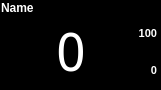
<?xml version="1.0" encoding="UTF-8"?>
<ui version="4.0">
 <class>Form</class>
 <widget class="QWidget" name="Form">
  <property name="geometry">
   <rect>
    <x>0</x>
    <y>0</y>
    <width>161</width>
    <height>90</height>
   </rect>
  </property>
  <property name="sizePolicy">
   <sizepolicy hsizetype="Fixed" vsizetype="Preferred">
    <horstretch>0</horstretch>
    <verstretch>0</verstretch>
   </sizepolicy>
  </property>
  <property name="minimumSize">
   <size>
    <width>161</width>
    <height>0</height>
   </size>
  </property>
  <property name="maximumSize">
   <size>
    <width>161</width>
    <height>131</height>
   </size>
  </property>
  <property name="palette">
   <palette>
    <active>
     <colorrole role="WindowText">
      <brush brushstyle="SolidPattern">
       <color alpha="255">
        <red>255</red>
        <green>255</green>
        <blue>255</blue>
       </color>
      </brush>
     </colorrole>
     <colorrole role="Button">
      <brush brushstyle="SolidPattern">
       <color alpha="255">
        <red>0</red>
        <green>0</green>
        <blue>0</blue>
       </color>
      </brush>
     </colorrole>
     <colorrole role="Light">
      <brush brushstyle="SolidPattern">
       <color alpha="255">
        <red>0</red>
        <green>0</green>
        <blue>0</blue>
       </color>
      </brush>
     </colorrole>
     <colorrole role="Midlight">
      <brush brushstyle="SolidPattern">
       <color alpha="255">
        <red>0</red>
        <green>0</green>
        <blue>0</blue>
       </color>
      </brush>
     </colorrole>
     <colorrole role="Dark">
      <brush brushstyle="SolidPattern">
       <color alpha="255">
        <red>0</red>
        <green>0</green>
        <blue>0</blue>
       </color>
      </brush>
     </colorrole>
     <colorrole role="Mid">
      <brush brushstyle="SolidPattern">
       <color alpha="255">
        <red>0</red>
        <green>0</green>
        <blue>0</blue>
       </color>
      </brush>
     </colorrole>
     <colorrole role="Text">
      <brush brushstyle="SolidPattern">
       <color alpha="255">
        <red>255</red>
        <green>255</green>
        <blue>255</blue>
       </color>
      </brush>
     </colorrole>
     <colorrole role="BrightText">
      <brush brushstyle="SolidPattern">
       <color alpha="255">
        <red>255</red>
        <green>255</green>
        <blue>255</blue>
       </color>
      </brush>
     </colorrole>
     <colorrole role="ButtonText">
      <brush brushstyle="SolidPattern">
       <color alpha="255">
        <red>255</red>
        <green>255</green>
        <blue>255</blue>
       </color>
      </brush>
     </colorrole>
     <colorrole role="Base">
      <brush brushstyle="SolidPattern">
       <color alpha="255">
        <red>0</red>
        <green>0</green>
        <blue>0</blue>
       </color>
      </brush>
     </colorrole>
     <colorrole role="Window">
      <brush brushstyle="SolidPattern">
       <color alpha="255">
        <red>0</red>
        <green>0</green>
        <blue>0</blue>
       </color>
      </brush>
     </colorrole>
     <colorrole role="Shadow">
      <brush brushstyle="SolidPattern">
       <color alpha="255">
        <red>0</red>
        <green>0</green>
        <blue>0</blue>
       </color>
      </brush>
     </colorrole>
     <colorrole role="AlternateBase">
      <brush brushstyle="SolidPattern">
       <color alpha="255">
        <red>0</red>
        <green>0</green>
        <blue>0</blue>
       </color>
      </brush>
     </colorrole>
     <colorrole role="ToolTipBase">
      <brush brushstyle="SolidPattern">
       <color alpha="255">
        <red>255</red>
        <green>255</green>
        <blue>220</blue>
       </color>
      </brush>
     </colorrole>
     <colorrole role="ToolTipText">
      <brush brushstyle="SolidPattern">
       <color alpha="255">
        <red>0</red>
        <green>0</green>
        <blue>0</blue>
       </color>
      </brush>
     </colorrole>
    </active>
    <inactive>
     <colorrole role="WindowText">
      <brush brushstyle="SolidPattern">
       <color alpha="255">
        <red>255</red>
        <green>255</green>
        <blue>255</blue>
       </color>
      </brush>
     </colorrole>
     <colorrole role="Button">
      <brush brushstyle="SolidPattern">
       <color alpha="255">
        <red>0</red>
        <green>0</green>
        <blue>0</blue>
       </color>
      </brush>
     </colorrole>
     <colorrole role="Light">
      <brush brushstyle="SolidPattern">
       <color alpha="255">
        <red>0</red>
        <green>0</green>
        <blue>0</blue>
       </color>
      </brush>
     </colorrole>
     <colorrole role="Midlight">
      <brush brushstyle="SolidPattern">
       <color alpha="255">
        <red>0</red>
        <green>0</green>
        <blue>0</blue>
       </color>
      </brush>
     </colorrole>
     <colorrole role="Dark">
      <brush brushstyle="SolidPattern">
       <color alpha="255">
        <red>0</red>
        <green>0</green>
        <blue>0</blue>
       </color>
      </brush>
     </colorrole>
     <colorrole role="Mid">
      <brush brushstyle="SolidPattern">
       <color alpha="255">
        <red>0</red>
        <green>0</green>
        <blue>0</blue>
       </color>
      </brush>
     </colorrole>
     <colorrole role="Text">
      <brush brushstyle="SolidPattern">
       <color alpha="255">
        <red>255</red>
        <green>255</green>
        <blue>255</blue>
       </color>
      </brush>
     </colorrole>
     <colorrole role="BrightText">
      <brush brushstyle="SolidPattern">
       <color alpha="255">
        <red>255</red>
        <green>255</green>
        <blue>255</blue>
       </color>
      </brush>
     </colorrole>
     <colorrole role="ButtonText">
      <brush brushstyle="SolidPattern">
       <color alpha="255">
        <red>255</red>
        <green>255</green>
        <blue>255</blue>
       </color>
      </brush>
     </colorrole>
     <colorrole role="Base">
      <brush brushstyle="SolidPattern">
       <color alpha="255">
        <red>0</red>
        <green>0</green>
        <blue>0</blue>
       </color>
      </brush>
     </colorrole>
     <colorrole role="Window">
      <brush brushstyle="SolidPattern">
       <color alpha="255">
        <red>0</red>
        <green>0</green>
        <blue>0</blue>
       </color>
      </brush>
     </colorrole>
     <colorrole role="Shadow">
      <brush brushstyle="SolidPattern">
       <color alpha="255">
        <red>0</red>
        <green>0</green>
        <blue>0</blue>
       </color>
      </brush>
     </colorrole>
     <colorrole role="AlternateBase">
      <brush brushstyle="SolidPattern">
       <color alpha="255">
        <red>0</red>
        <green>0</green>
        <blue>0</blue>
       </color>
      </brush>
     </colorrole>
     <colorrole role="ToolTipBase">
      <brush brushstyle="SolidPattern">
       <color alpha="255">
        <red>255</red>
        <green>255</green>
        <blue>220</blue>
       </color>
      </brush>
     </colorrole>
     <colorrole role="ToolTipText">
      <brush brushstyle="SolidPattern">
       <color alpha="255">
        <red>0</red>
        <green>0</green>
        <blue>0</blue>
       </color>
      </brush>
     </colorrole>
    </inactive>
    <disabled>
     <colorrole role="WindowText">
      <brush brushstyle="SolidPattern">
       <color alpha="255">
        <red>0</red>
        <green>0</green>
        <blue>0</blue>
       </color>
      </brush>
     </colorrole>
     <colorrole role="Button">
      <brush brushstyle="SolidPattern">
       <color alpha="255">
        <red>0</red>
        <green>0</green>
        <blue>0</blue>
       </color>
      </brush>
     </colorrole>
     <colorrole role="Light">
      <brush brushstyle="SolidPattern">
       <color alpha="255">
        <red>0</red>
        <green>0</green>
        <blue>0</blue>
       </color>
      </brush>
     </colorrole>
     <colorrole role="Midlight">
      <brush brushstyle="SolidPattern">
       <color alpha="255">
        <red>0</red>
        <green>0</green>
        <blue>0</blue>
       </color>
      </brush>
     </colorrole>
     <colorrole role="Dark">
      <brush brushstyle="SolidPattern">
       <color alpha="255">
        <red>0</red>
        <green>0</green>
        <blue>0</blue>
       </color>
      </brush>
     </colorrole>
     <colorrole role="Mid">
      <brush brushstyle="SolidPattern">
       <color alpha="255">
        <red>0</red>
        <green>0</green>
        <blue>0</blue>
       </color>
      </brush>
     </colorrole>
     <colorrole role="Text">
      <brush brushstyle="SolidPattern">
       <color alpha="255">
        <red>0</red>
        <green>0</green>
        <blue>0</blue>
       </color>
      </brush>
     </colorrole>
     <colorrole role="BrightText">
      <brush brushstyle="SolidPattern">
       <color alpha="255">
        <red>255</red>
        <green>255</green>
        <blue>255</blue>
       </color>
      </brush>
     </colorrole>
     <colorrole role="ButtonText">
      <brush brushstyle="SolidPattern">
       <color alpha="255">
        <red>0</red>
        <green>0</green>
        <blue>0</blue>
       </color>
      </brush>
     </colorrole>
     <colorrole role="Base">
      <brush brushstyle="SolidPattern">
       <color alpha="255">
        <red>0</red>
        <green>0</green>
        <blue>0</blue>
       </color>
      </brush>
     </colorrole>
     <colorrole role="Window">
      <brush brushstyle="SolidPattern">
       <color alpha="255">
        <red>0</red>
        <green>0</green>
        <blue>0</blue>
       </color>
      </brush>
     </colorrole>
     <colorrole role="Shadow">
      <brush brushstyle="SolidPattern">
       <color alpha="255">
        <red>0</red>
        <green>0</green>
        <blue>0</blue>
       </color>
      </brush>
     </colorrole>
     <colorrole role="AlternateBase">
      <brush brushstyle="SolidPattern">
       <color alpha="255">
        <red>0</red>
        <green>0</green>
        <blue>0</blue>
       </color>
      </brush>
     </colorrole>
     <colorrole role="ToolTipBase">
      <brush brushstyle="SolidPattern">
       <color alpha="255">
        <red>255</red>
        <green>255</green>
        <blue>220</blue>
       </color>
      </brush>
     </colorrole>
     <colorrole role="ToolTipText">
      <brush brushstyle="SolidPattern">
       <color alpha="255">
        <red>0</red>
        <green>0</green>
        <blue>0</blue>
       </color>
      </brush>
     </colorrole>
    </disabled>
   </palette>
  </property>
  <property name="windowTitle">
   <string>Form</string>
  </property>
  <layout class="QGridLayout" name="gridLayout_2">
   <property name="leftMargin">
    <number>0</number>
   </property>
   <property name="topMargin">
    <number>0</number>
   </property>
   <property name="rightMargin">
    <number>0</number>
   </property>
   <property name="bottomMargin">
    <number>0</number>
   </property>
   <item row="0" column="0">
    <widget class="QFrame" name="frame">
     <property name="palette">
      <palette>
       <active>
        <colorrole role="NoRole">
         <brush brushstyle="SolidPattern">
          <color alpha="255">
           <red>255</red>
           <green>255</green>
           <blue>255</blue>
          </color>
         </brush>
        </colorrole>
       </active>
       <inactive>
        <colorrole role="NoRole">
         <brush brushstyle="SolidPattern">
          <color alpha="255">
           <red>255</red>
           <green>255</green>
           <blue>255</blue>
          </color>
         </brush>
        </colorrole>
       </inactive>
       <disabled>
        <colorrole role="NoRole">
         <brush brushstyle="SolidPattern">
          <color alpha="255">
           <red>255</red>
           <green>255</green>
           <blue>255</blue>
          </color>
         </brush>
        </colorrole>
       </disabled>
      </palette>
     </property>
     <property name="frameShape">
      <enum>QFrame::StyledPanel</enum>
     </property>
     <property name="frameShadow">
      <enum>QFrame::Raised</enum>
     </property>
     <property name="lineWidth">
      <number>1</number>
     </property>
     <property name="midLineWidth">
      <number>0</number>
     </property>
     <layout class="QGridLayout" name="gridLayout">
      <property name="leftMargin">
       <number>0</number>
      </property>
      <property name="topMargin">
       <number>0</number>
      </property>
      <property name="rightMargin">
       <number>0</number>
      </property>
      <property name="bottomMargin">
       <number>0</number>
      </property>
      <property name="spacing">
       <number>0</number>
      </property>
      <item row="6" column="0" colspan="3">
       <layout class="QGridLayout" name="stats_slots">
        <property name="spacing">
         <number>3</number>
        </property>
       </layout>
      </item>
      <item row="5" column="0">
       <widget class="QStackedWidget" name="display_opts">
        <property name="currentIndex">
         <number>0</number>
        </property>
        <widget class="QWidget" name="default_text">
         <layout class="QGridLayout" name="gridLayout_3">
          <property name="leftMargin">
           <number>3</number>
          </property>
          <property name="topMargin">
           <number>0</number>
          </property>
          <property name="rightMargin">
           <number>3</number>
          </property>
          <property name="bottomMargin">
           <number>0</number>
          </property>
          <property name="spacing">
           <number>0</number>
          </property>
          <item row="1" column="1">
           <widget class="QLabel" name="label_min">
            <property name="font">
             <font>
              <pointsize>8</pointsize>
              <weight>75</weight>
              <bold>true</bold>
              <stylestrategy>PreferAntialias</stylestrategy>
             </font>
            </property>
            <property name="text">
             <string>0</string>
            </property>
            <property name="alignment">
             <set>Qt::AlignRight|Qt::AlignTrailing|Qt::AlignVCenter</set>
            </property>
           </widget>
          </item>
          <item row="0" column="0" rowspan="2">
           <widget class="QLabel" name="label_value">
            <property name="sizePolicy">
             <sizepolicy hsizetype="MinimumExpanding" vsizetype="Preferred">
              <horstretch>0</horstretch>
              <verstretch>0</verstretch>
             </sizepolicy>
            </property>
            <property name="font">
             <font>
              <family>Noto Mono</family>
              <pointsize>40</pointsize>
             </font>
            </property>
            <property name="text">
             <string>0</string>
            </property>
            <property name="alignment">
             <set>Qt::AlignCenter</set>
            </property>
           </widget>
          </item>
          <item row="0" column="1">
           <widget class="QLabel" name="label_max">
            <property name="font">
             <font>
              <pointsize>8</pointsize>
              <weight>75</weight>
              <bold>true</bold>
              <stylestrategy>PreferAntialias</stylestrategy>
             </font>
            </property>
            <property name="text">
             <string>100</string>
            </property>
            <property name="alignment">
             <set>Qt::AlignRight|Qt::AlignTrailing|Qt::AlignVCenter</set>
            </property>
           </widget>
          </item>
         </layout>
        </widget>
        <widget class="QWidget" name="progress_bar">
         <layout class="QGridLayout" name="gridLayout_4">
          <property name="leftMargin">
           <number>0</number>
          </property>
          <property name="topMargin">
           <number>0</number>
          </property>
          <property name="rightMargin">
           <number>0</number>
          </property>
          <property name="bottomMargin">
           <number>0</number>
          </property>
          <property name="spacing">
           <number>0</number>
          </property>
          <item row="0" column="0">
           <widget class="QProgressBar" name="bar_value">
            <property name="sizePolicy">
             <sizepolicy hsizetype="Expanding" vsizetype="MinimumExpanding">
              <horstretch>0</horstretch>
              <verstretch>0</verstretch>
             </sizepolicy>
            </property>
            <property name="palette">
             <palette>
              <active>
               <colorrole role="WindowText">
                <brush brushstyle="SolidPattern">
                 <color alpha="255">
                  <red>0</red>
                  <green>0</green>
                  <blue>0</blue>
                 </color>
                </brush>
               </colorrole>
               <colorrole role="HighlightedText">
                <brush brushstyle="SolidPattern">
                 <color alpha="255">
                  <red>0</red>
                  <green>0</green>
                  <blue>0</blue>
                 </color>
                </brush>
               </colorrole>
               <colorrole role="NoRole">
                <brush brushstyle="SolidPattern">
                 <color alpha="255">
                  <red>0</red>
                  <green>0</green>
                  <blue>0</blue>
                 </color>
                </brush>
               </colorrole>
              </active>
              <inactive>
               <colorrole role="WindowText">
                <brush brushstyle="SolidPattern">
                 <color alpha="255">
                  <red>0</red>
                  <green>0</green>
                  <blue>0</blue>
                 </color>
                </brush>
               </colorrole>
               <colorrole role="HighlightedText">
                <brush brushstyle="SolidPattern">
                 <color alpha="255">
                  <red>0</red>
                  <green>0</green>
                  <blue>0</blue>
                 </color>
                </brush>
               </colorrole>
               <colorrole role="NoRole">
                <brush brushstyle="SolidPattern">
                 <color alpha="255">
                  <red>0</red>
                  <green>0</green>
                  <blue>0</blue>
                 </color>
                </brush>
               </colorrole>
              </inactive>
              <disabled>
               <colorrole role="WindowText">
                <brush brushstyle="SolidPattern">
                 <color alpha="255">
                  <red>0</red>
                  <green>0</green>
                  <blue>0</blue>
                 </color>
                </brush>
               </colorrole>
               <colorrole role="HighlightedText">
                <brush brushstyle="SolidPattern">
                 <color alpha="255">
                  <red>0</red>
                  <green>0</green>
                  <blue>0</blue>
                 </color>
                </brush>
               </colorrole>
               <colorrole role="NoRole">
                <brush brushstyle="SolidPattern">
                 <color alpha="255">
                  <red>0</red>
                  <green>0</green>
                  <blue>0</blue>
                 </color>
                </brush>
               </colorrole>
              </disabled>
             </palette>
            </property>
            <property name="font">
             <font>
              <family>Noto Mono</family>
              <pointsize>16</pointsize>
              <weight>75</weight>
              <bold>true</bold>
             </font>
            </property>
            <property name="value">
             <number>24</number>
            </property>
           </widget>
          </item>
         </layout>
        </widget>
       </widget>
      </item>
      <item row="0" column="0" colspan="3">
       <widget class="QLabel" name="label_name">
        <property name="sizePolicy">
         <sizepolicy hsizetype="Preferred" vsizetype="Preferred">
          <horstretch>0</horstretch>
          <verstretch>0</verstretch>
         </sizepolicy>
        </property>
        <property name="font">
         <font>
          <weight>75</weight>
          <bold>true</bold>
          <stylestrategy>PreferAntialias</stylestrategy>
         </font>
        </property>
        <property name="text">
         <string>Name</string>
        </property>
        <property name="alignment">
         <set>Qt::AlignLeading|Qt::AlignLeft|Qt::AlignVCenter</set>
        </property>
        <property name="margin">
         <number>0</number>
        </property>
       </widget>
      </item>
     </layout>
    </widget>
   </item>
  </layout>
 </widget>
 <resources/>
 <connections/>
</ui>
